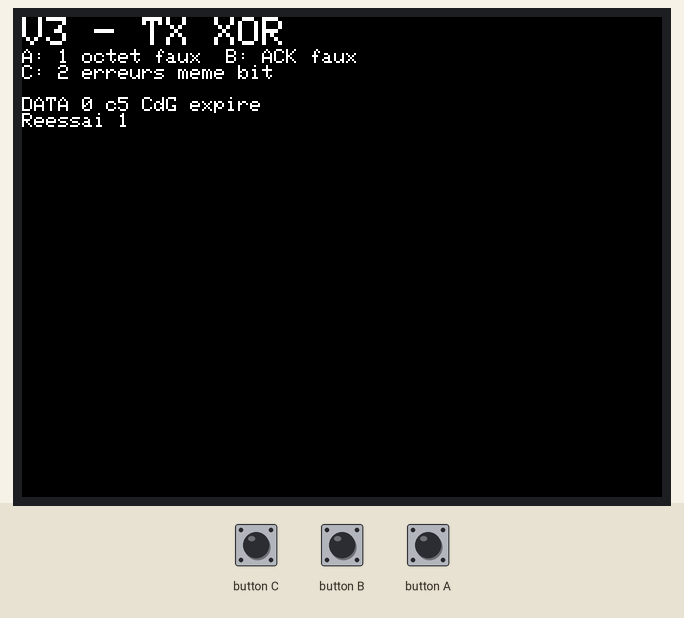
This sketch was run on a simulated ESP32. Parts: 320×240 colour display. The test bench sets the inputs (shaded band). No radio packets arrive unless stated; what the sketch prints to the serial monitor is not drawn.

Above: at 3.3 s.
3.4 s: button A pressed for 1 s
At 5.0 s:
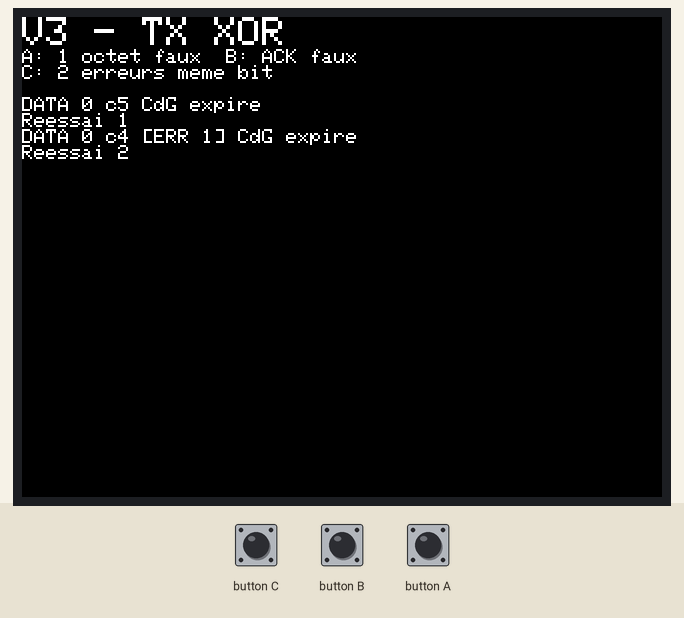
6.7 s: button C pressed for 1 s
At 10.6 s:
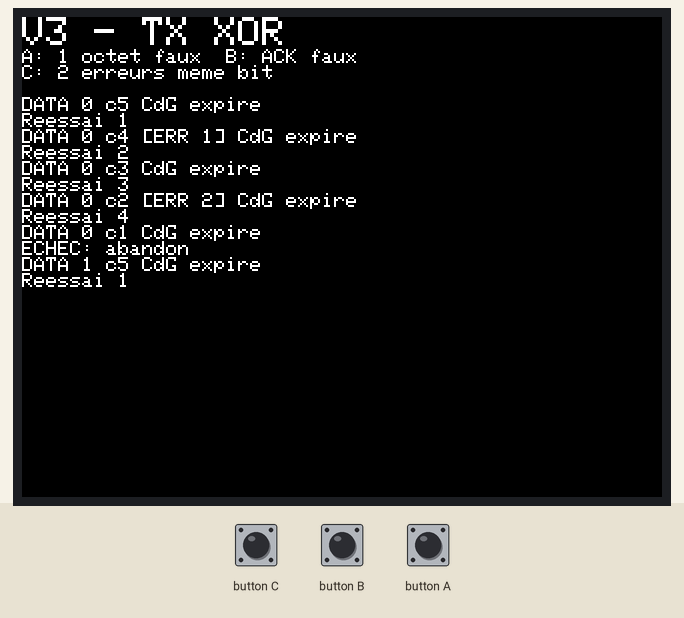
10.7 s: button C pressed for 1 s
At 12.7 s:
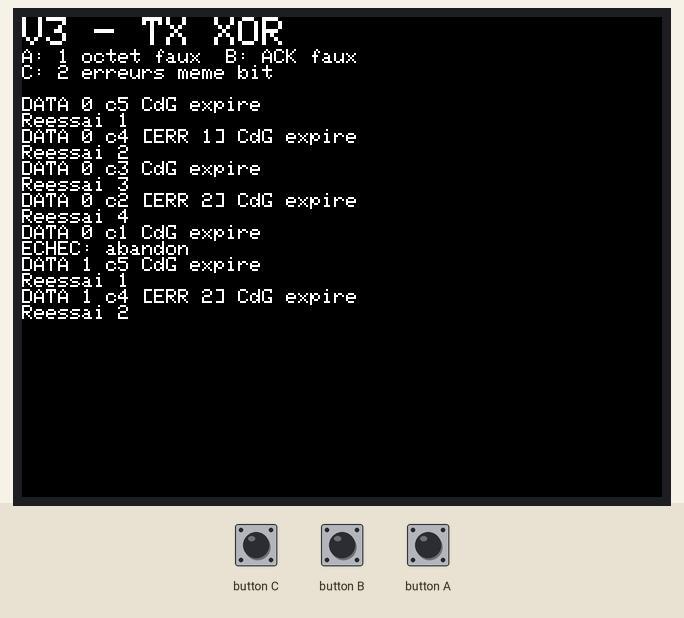
13.2 s: button A pressed for 3.2 s
At 16.0 s:
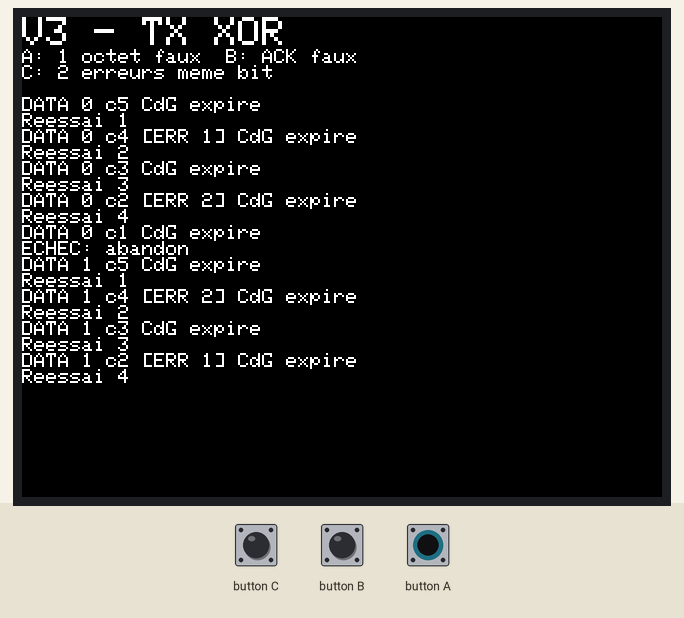
17.9 s: button C pressed for 3.2 s
At 22.4 s:
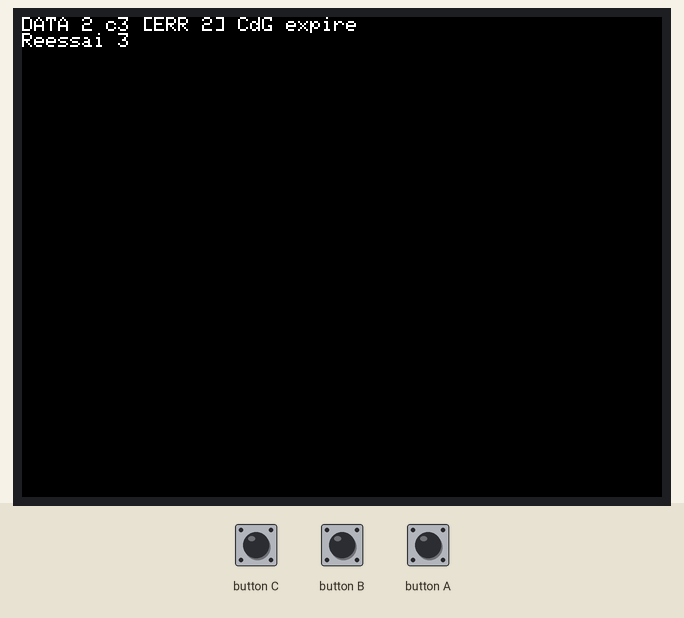
24.1 s: button A pressed for 0.15 s
At 25.1 s:
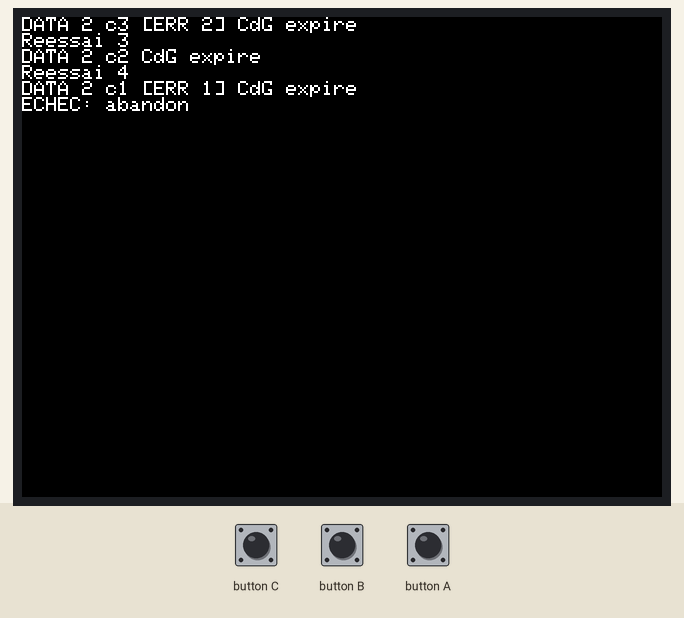

The sketch:

V3_XOR_TX.ino
```cpp
/* =====================================================================
   SAE32 - Vidéo 3 - ÉMETTEUR avec détection d'erreurs - version PROPOSÉE
   Base : Vidéo 3/video-3-Test-Prog-1-A.ino (original conservé)
   Les repères [V3-x] renvoient à SAE32-Ameliorations-Code.md

   Boutons à MAINTENIR :
     A = 1 octet de DATA abîmé         -> R refuse, E réémet
     B = ACK abîmé à la réception      -> E réémet tout de suite (E5)
     C = même bit inversé dans 2 octets -> le XOR ne voit RIEN, le CRC-16 si

   Mettre CONTROLE_CRC16 à 1 ICI ET dans V3_XOR_RX pour comparer les deux codes.
   ===================================================================== */
#include <SPI.h>
#include <M5Stack.h>
#include <RH_RF95.h>

#define RFM95_CS   5
#define RFM95_DIO0 36
RH_RF95 rf95(RFM95_CS, RFM95_DIO0);

// [V3-1] Choix du contrôle à la compilation : 0 = XOR (capsule), 1 = CRC-16.
#define CONTROLE_CRC16 0

// [V3-17] true = la radio jette seule les trames abîmées. false = elles arrivent au
// programme (test 5). À régler pareil des deux côtés : avec le CRC actif, RadioHead
// refuse à la réception une trame émise sans CRC.
#define CRC_RADIO true

#if CONTROLE_CRC16
  #define TAILLE_FCS 2
#else
  #define TAILLE_FCS 1
#endif

#define FREQ_NORMALE 867.7
#define PUISSANCE_DBM 8
#define LIGNE_MAX_ECRAN 220
#define TYPE_DATA 1
#define TYPE_ACK  2
#define TAILLE_UTILE 20                        // Type + NumSeq + 18 octets
#define TAILLE_DATA  (TAILLE_UTILE + TAILLE_FCS)
#define TAILLE_ACK   3
#define TIMEOUT_ACK  500                       // À ajuster avec le RTT mesuré en V2
#define CREDIT_MAX   5
#define PAUSE_MS     1000

#define E0 0
#define E1 1
#define E2 2
#define E3 3
#define E4 4
#define E5 5

uint8_t txbuf[RH_RF95_MAX_MESSAGE_LEN];
uint8_t rxbuf[RH_RF95_MAX_MESSAGE_LEN];
uint8_t rxlen;
uint8_t state = E0, TxSeq = 0, credit = CREDIT_MAX;
uint32_t debutAttente = 0;
uint32_t nbSucces = 0, nbReemissions = 0, nbEchecs = 0;

// [V3-2] Le calcul est dans une fonction : le code de E0 reste lisible et le
// même calcul est réutilisé à l'identique dans le récepteur.
uint16_t calculerFCS(const uint8_t *data, uint8_t taille) {
#if CONTROLE_CRC16
  // CRC-16 CCITT (polynôme 0x1021, valeur de départ 0xFFFF), vu dans la capsule.
  uint16_t crc = 0xFFFF;
  for (uint8_t i = 0; i < taille; i++) {
    crc ^= (uint16_t)data[i] << 8;
    for (uint8_t bit = 0; bit < 8; bit++) {
      crc = (crc & 0x8000) ? (uint16_t)((crc << 1) ^ 0x1021) : (uint16_t)(crc << 1);
    }
  }
  return crc;
#else
  uint8_t fcs = 0;                             // 0 ^ x = x : bon point de départ
  for (uint8_t i = 0; i < taille; i++) fcs ^= data[i];
  return fcs;
#endif
}

void ecrireFCS(uint8_t *data, uint16_t fcs) {
#if CONTROLE_CRC16
  data[TAILLE_UTILE]     = fcs >> 8;           // Octet de poids fort d'abord
  data[TAILLE_UTILE + 1] = fcs & 0xFF;
#else
  data[TAILLE_UTILE] = fcs;
#endif
}

void preparerEcran() {
  if (M5.Lcd.getCursorY() > LIGNE_MAX_ECRAN) {
    M5.Lcd.fillScreen(BLACK);
    M5.Lcd.setCursor(0, 0);
  }
}

void setup() {
  M5.begin();
  M5.Power.begin();
  Serial.begin(115200);
  M5.Lcd.setTextSize(2);
#if CONTROLE_CRC16
  M5.Lcd.println("V3 - TX CRC-16");
#else
  M5.Lcd.println("V3 - TX XOR");
#endif
  M5.Lcd.setTextSize(1);
  M5.Lcd.println("A: 1 octet faux  B: ACK faux");
  M5.Lcd.println("C: 2 erreurs meme bit\n");

  if (!rf95.init()) {
    M5.Lcd.println("Init radio ECHEC");
    while (true) delay(1000);
  }
  rf95.setModemConfig(RH_RF95::Bw125Cr45Sf128);
  rf95.setFrequency(FREQ_NORMALE);
  rf95.setTxPower(PUISSANCE_DBM);
  rf95.setPayloadCRC(CRC_RADIO);   // [V3-17] Corrige le test 5 : voir ci-dessus

  delay(2000);
}

void loop() {
  M5.update();

  switch (state) {
    case E0:
      preparerEcran();
      M5.Lcd.printf("DATA %u c%u ", TxSeq, credit);

      txbuf[0] = TYPE_DATA;
      txbuf[1] = TxSeq;
      // [V3-3] Données qui changent à chaque trame. L'original envoie 18 fois 0xFF :
      // leur XOR vaut 0, donc le FCS ne dépend plus du tout du contenu utile.
      for (uint8_t i = 2; i < TAILLE_UTILE; i++) txbuf[i] = TxSeq + i;

      ecrireFCS(txbuf, calculerFCS(txbuf, TAILLE_UTILE));

      // Les erreurs sont injectées APRÈS le calcul du FCS, comme un parasite radio.
      if (M5.BtnA.isPressed()) {
        txbuf[5] ^= 0xFF;
        M5.Lcd.print("[ERR 1] ");
      }
      // [V3-4] Limite du XOR, à montrer en direct : le même bit inversé dans
      // deux octets s'annule dans le calcul.
      if (M5.BtnC.isPressed()) {
        txbuf[5] ^= 0x01;
        txbuf[9] ^= 0x01;
        M5.Lcd.print("[ERR 2] ");
      }

      for (uint8_t i = 0; i < TAILLE_DATA; i++) Serial.printf("%02X ", txbuf[i]);
      Serial.println();

      rf95.send(txbuf, TAILLE_DATA);
      rf95.waitPacketSent();
      if (credit < CREDIT_MAX) nbReemissions++;
      credit--;
      state = E1;
      break;

    case E1:
      debutAttente = millis();
      state = E2;
      break;

    case E2:
      rf95.setModeRx();
      state = E3;
      break;

    case E3:
      if (millis() - debutAttente > TIMEOUT_ACK) {
        M5.Lcd.println("CdG expire");
        state = E5;
      } else {
        rxlen = RH_RF95_MAX_MESSAGE_LEN;
        if (rf95.recv(rxbuf, &rxlen)) {
          if (M5.BtnB.isPressed()) {
            rxbuf[2]++;
            M5.Lcd.print("[ERR ACK] ");
          }

          // [V3-5] Deux noms clairs au lieu de deux gros if qui répètent les tests.
          bool monACK   = (rxlen == TAILLE_ACK) && (rxbuf[0] == TYPE_ACK) && (rxbuf[1] == TxSeq);
          bool xorJuste = ((rxbuf[0] ^ rxbuf[1]) == rxbuf[2]);

          if (monACK && xorJuste) {
            state = E4;
          } else if (monACK) {
            M5.Lcd.println("ACK corrompu");
            state = E5;          // Pas besoin d'attendre la fin du chien de garde
          } else {
            state = E2;          // Trame sans rapport : on réécoute
          }
        }
      }
      break;

    case E4:
      nbSucces++;
      M5.Lcd.println("ACK OK");
      preparerEcran();
      M5.Lcd.printf("OK%lu R%lu X%lu\n", (unsigned long)nbSucces,
                    (unsigned long)nbReemissions, (unsigned long)nbEchecs);
      TxSeq++;
      credit = CREDIT_MAX;
      delay(PAUSE_MS);           // [V3-6] 1 s ne garantit PAS 1 % de rapport cyclique
      state = E0;
      break;

    case E5:
      if (credit == 0) {
        M5.Lcd.println("ECHEC: abandon");
        nbEchecs++;
        TxSeq++;
        credit = CREDIT_MAX;
      } else {
        M5.Lcd.printf("Reessai %u\n", CREDIT_MAX - credit);  // [V3-7] Compteur unique
      }
      delay(PAUSE_MS);
      state = E0;
      break;

    default:
      state = E0;
      break;
  }
}
```

Measured:
- after the input at 3.4 s, the display: first changes after 0.33 s (image 1 shows a later state)
- what the display in image 3 shows lasts 1.0 s, from 12.1 s to 13.1 s
